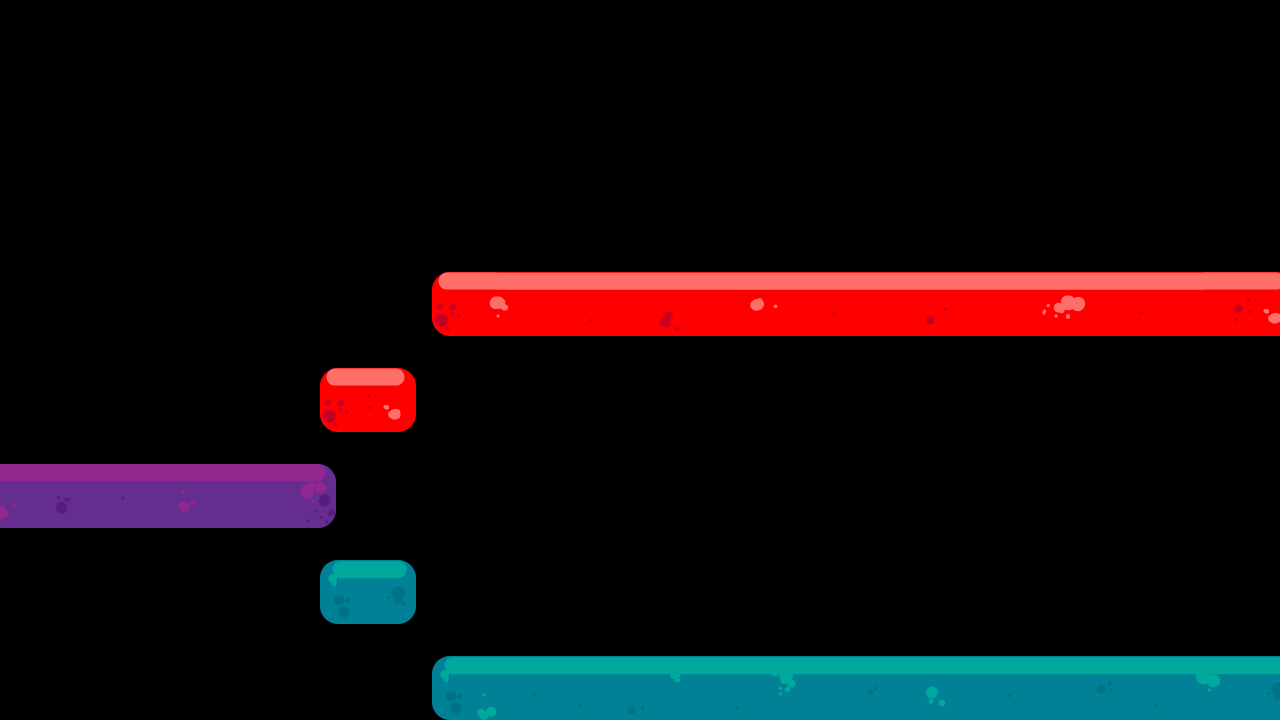

Tiled map render using the project's own tile images. Description and the map definition, with tile-layer contents summarised, below:
An orthogonal 80x45 tile map with 16x16 px tiles, 1 tile layer (Tile Layer 1).

<map version="1.2" tiledversion="1.2.4" orientation="orthogonal" renderorder="right-down" width="80" height="45" tilewidth="16" tileheight="16" infinite="0" nextlayerid="2" nextobjectid="1">
 <tileset firstgid="1" name="platttspritesheet" tilewidth="16" tileheight="16" tilecount="648" columns="54">
  <image source="../GitHub/CMPM120/Project_Bonds/assets/img/platforms/platttspritesheet.png" trans="000000" width="864" height="192" />
 </tileset>
 <layer id="1" name="Tile Layer 1" width="80" height="45">
  <data>[3600 cells, 556 non-empty, 516 distinct tile ids]</data>
 </layer>
</map>